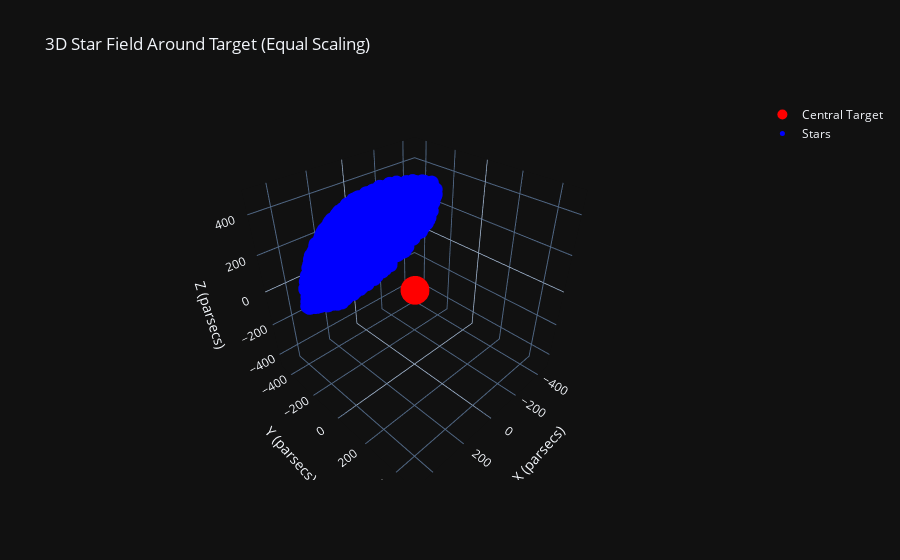

Source (notebook cell):
### Code cell
import plotly.graph_objs as go

max_range = max(
    np.max(star_x) - target_x, np.max(star_y) - target_y, np.max(star_z) - target_z,
    target_x - np.min(star_x), target_y - np.min(star_y), target_z - np.min(star_z)
)

# Set limits for each axis centered on the target
x_limits = [target_x - max_range, target_x + max_range]
y_limits = [target_y - max_range, target_y + max_range]
z_limits = [target_z - max_range, target_z + max_range]

# Create the central target trace
target_trace = go.Scatter3d(
    x=[target_x], y=[target_y], z=[target_z],
    mode='markers',
    marker=dict(size=10, color='red'),
    name='Central Target'
)

# Create the star cloud trace
star_trace = go.Scatter3d(
    x=star_x, y=star_y, z=star_z,
    mode='markers',
    marker=dict(size=5, color='blue'),
    name='Stars'
)

# Define layout with manually set axis limits for equal scaling
layout = go.Layout(
    title='3D Star Field Around Target (Equal Scaling)',
    scene=dict(
        xaxis=dict(title='X (parsecs)', range=x_limits),
        yaxis=dict(title='Y (parsecs)', range=y_limits),
        zaxis=dict(title='Z (parsecs)', range=z_limits),
        aspectmode='manual',
        aspectratio=dict(x=1, y=1, z=1)  # Enforces equal scaling on all axes
    ),
)

# Create the figure
fig = go.Figure(data=[target_trace, star_trace], layout=layout)

# Show the plot
fig.show()

### Figure 1 — Plotly figure (JSON) as saved in the notebook; plotly's stock layout.template omitted (floating-point values rounded to 4 significant figures; data arrays with more than 128 entries replaced by an {"elided": "..."} marker saying what was removed)
{"data": [{"marker": {"color": "red", "size": 10}, "mode": "markers", "name": "Central Target", "x": [12.0], "y": [12.0], "z": [12.0], "type": "scatter3d"}, {"marker": {"color": "blue", "size": 5}, "mode": "markers", "name": "Stars", "x": {"elided": "16094 float values"}, "y": {"elided": "16094 float values"}, "z": {"elided": "16094 float values"}, "type": "scatter3d"}], "layout": {"scene": {"aspectmode": "manual", "aspectratio": {"x": 1, "y": 1, "z": 1}, "xaxis": {"range": [-486.2, 510.2], "title": {"text": "X (parsecs)"}}, "yaxis": {"range": [-486.2, 510.2], "title": {"text": "Y (parsecs)"}}, "zaxis": {"range": [-486.2, 510.2], "title": {"text": "Z (parsecs)"}}}, "title": {"text": "3D Star Field Around Target (Equal Scaling)"}}}
